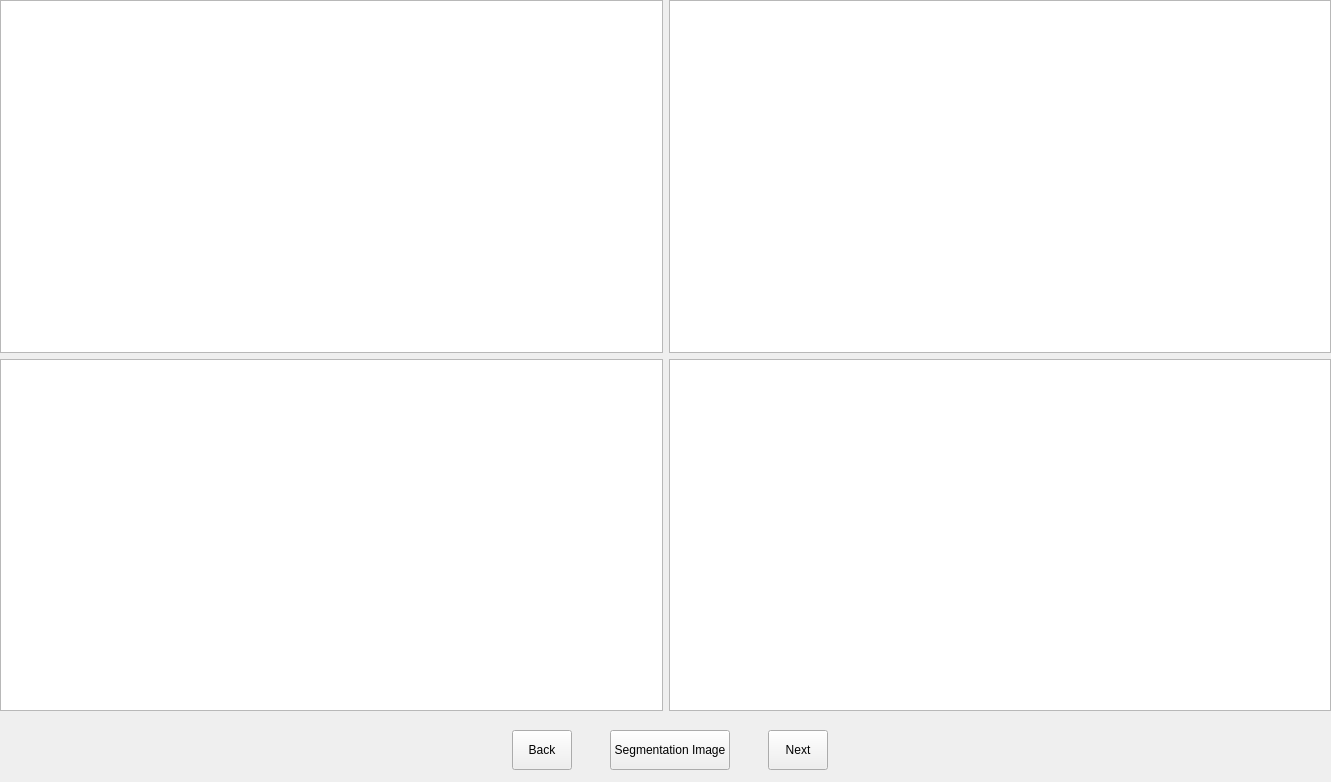
<?xml version="1.0" encoding="UTF-8"?>
<ui version="4.0">
 <class>MainWindow</class>
 <widget class="QMainWindow" name="MainWindow">
  <property name="geometry">
   <rect>
    <x>0</x>
    <y>0</y>
    <width>1331</width>
    <height>782</height>
   </rect>
  </property>
  <property name="windowTitle">
   <string>MainWindow</string>
  </property>
  <widget class="QWidget" name="centralwidget">
   <widget class="QWidget" name="horizontalLayoutWidget">
    <property name="geometry">
     <rect>
      <x>480</x>
      <y>720</y>
      <width>381</width>
      <height>61</height>
     </rect>
    </property>
    <layout class="QHBoxLayout">
     <property name="spacing">
      <number>6</number>
     </property>
     <item>
      <widget class="QPushButton" name="pushButton_Back">
       <property name="sizePolicy">
        <sizepolicy hsizetype="Preferred" vsizetype="Preferred">
         <horstretch>0</horstretch>
         <verstretch>0</verstretch>
        </sizepolicy>
       </property>
       <property name="minimumSize">
        <size>
         <width>60</width>
         <height>40</height>
        </size>
       </property>
       <property name="maximumSize">
        <size>
         <width>60</width>
         <height>40</height>
        </size>
       </property>
       <property name="text">
        <string>Back</string>
       </property>
      </widget>
     </item>
     <item>
      <widget class="QPushButton" name="pushButton_segmentation">
       <property name="enabled">
        <bool>true</bool>
       </property>
       <property name="sizePolicy">
        <sizepolicy hsizetype="Minimum" vsizetype="Fixed">
         <horstretch>0</horstretch>
         <verstretch>0</verstretch>
        </sizepolicy>
       </property>
       <property name="maximumSize">
        <size>
         <width>120</width>
         <height>40</height>
        </size>
       </property>
       <property name="layoutDirection">
        <enum>Qt::LeftToRight</enum>
       </property>
       <property name="text">
        <string>Segmentation Image</string>
       </property>
      </widget>
     </item>
     <item>
      <widget class="QPushButton" name="pushButton_Next">
       <property name="maximumSize">
        <size>
         <width>60</width>
         <height>40</height>
        </size>
       </property>
       <property name="text">
        <string>Next</string>
       </property>
      </widget>
     </item>
    </layout>
   </widget>
   <widget class="QWidget" name="gridLayoutWidget">
    <property name="geometry">
     <rect>
      <x>0</x>
      <y>0</y>
      <width>1331</width>
      <height>711</height>
     </rect>
    </property>
    <layout class="QGridLayout" name="gridLayout">
     <item row="2" column="1">
      <widget class="QGraphicsView" name="graphicsView_Prediction_All"/>
     </item>
     <item row="1" column="1">
      <widget class="QGraphicsView" name="graphicsView__Prediction_Core"/>
     </item>
     <item row="2" column="0">
      <widget class="QGraphicsView" name="graphicsView__Prediction_ET"/>
     </item>
     <item row="1" column="0">
      <widget class="QGraphicsView" name="graphicsView_Base"/>
     </item>
    </layout>
   </widget>
  </widget>
 </widget>
 <resources/>
 <connections/>
</ui>
